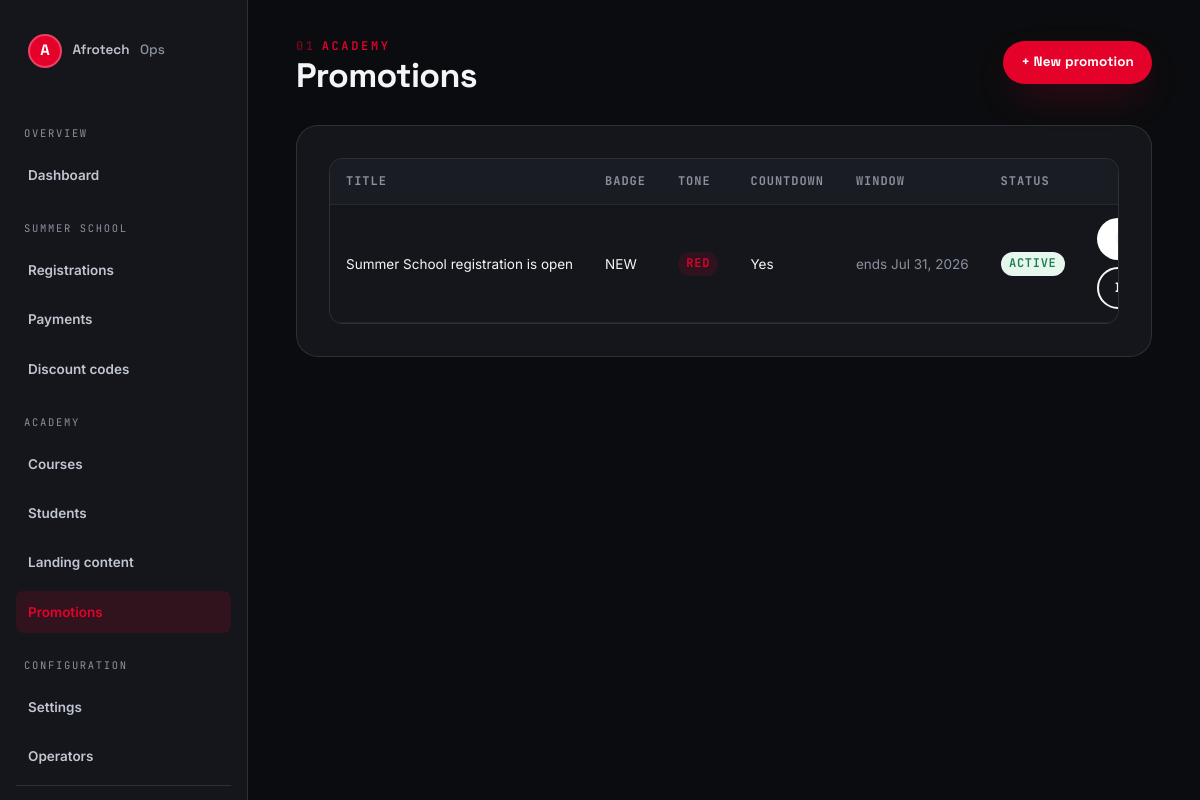
/admin/promotions (signed in), run on the app's committed database.
### tables this page shows
CREATE TABLE IF NOT EXISTS `promotions` (
    `id`         INT UNSIGNED AUTO_INCREMENT PRIMARY KEY,
    `title`      VARCHAR(200) NOT NULL,
    `body`       VARCHAR(400) DEFAULT NULL,
    `badge`      VARCHAR(60)  DEFAULT NULL,
    `cta_label`  VARCHAR(80)  DEFAULT NULL,
    `cta_href`   VARCHAR(300) DEFAULT NULL,
    `tone`       ENUM('red','ink','gold') NOT NULL DEFAULT 'red',
    `show_countdown` TINYINT(1) NOT NULL DEFAULT 0,
    `starts_at`  DATETIME NULL DEFAULT NULL,
    `ends_at`    DATETIME NULL DEFAULT NULL,
    `sort`       INT NOT NULL DEFAULT 0,
    `status`     ENUM('active','paused') NOT NULL DEFAULT 'active',
    `created_at` TIMESTAMP NOT NULL DEFAULT CURRENT_TIMESTAMP,
    KEY `promotions_status` (`status`)
);

### src/core/View.php (called while the page is built, shortened)
<?php
class View {
    public static function render(string $page, array $data = [], string $layout = 'main'): void {
        $pagePath   = AFT_ROOT . '/src/views/' . $page . '.php';
        $defaults = [
            'title'       => AFT_NAME . ' — ' . AFT_TAGLINE,
            'description' => AFT_DESC,
            'bodyClass'   => '',
            'canonical'   => url(current_path()),
            'breadcrumbs' => [],
        ];
        $data = array_merge($defaults, $data);
        extract($data, EXTR_SKIP);
        require $pagePath;
    }
}

### src/core/Controller.php (called while the page is built, shortened)
<?php
class Controller {
    public function view(string $page, array $data = [], string $layout = 'main'): void {
        View::render($page, $data, $layout);
    }
}

### src/controllers/Admin/PromotionsController.php (called while the page is built, shortened)
<?php
class PromotionsController extends \Controller {
    public function index(): void {
        $this->view('admin/promotions/index', [
            'title'      => 'Promotions · ' . AFT_NAME . ' Ops',
            'promotions' => \Promotion::all(),
        ], 'admin');
    }
}

### index.php (called while the page is built, shortened)
<?php
require AFT_ROOT . '/src/core/Helpers.php';
require AFT_ROOT . '/src/core/Database.php';
require AFT_ROOT . '/src/core/View.php';
require AFT_ROOT . '/src/core/Controller.php';
require AFT_ROOT . '/src/core/Router.php';
$router = new Router();
try {
    $path = parse_url($_SERVER['REQUEST_URI'] ?? '/', PHP_URL_PATH) ?: '/';
    $router->dispatch($_SERVER['REQUEST_METHOD'] ?? 'GET', $path);
} catch (Throwable $e) {
    if (AFT_DEBUG) {
        http_response_code(500);
        echo '<pre style="font:12px/1.5 monospace;padding:24px;">';
        echo htmlspecialchars($e->getMessage() . "\n\n" . $e->getTraceAsString());
        echo '</pre>';
    } else {
        error_log('[aft] ' . $e->getMessage() . ' @ ' . $e->getFile() . ':' . $e->getLine());
        try {
            http_response_code(500);
            (new Controller())->view('pages/500', ['title' => 'Something broke'], 'main');
        } catch (Throwable $inner) {
            error_log('[aft/500] ' . $inner->getMessage());
            if (!headers_sent()) header('Content-Type: text/html; charset=utf-8');
            echo '<!doctype html><meta charset="utf-8"><title>Service interrupted</title>'
               . '<style>body{font:16px/1.6 system-ui,sans-serif;padding:48px;max-width:640px;margin:auto;}'
               . 'h1{font-size:28px;}a{color:#E4022B;}</style>'
               . '<h1>The academy is briefly unavailable.</h1>'
               . '<p>We logged this. Try again in a moment, or '
               . '<a href="mailto:reachus@afrostrength.com">email us</a> if it persists.</p>';
        }
    }
} finally {
    if (function_exists('session_status') && session_status() === PHP_SESSION_ACTIVE) {
        @session_write_close();
    }
}

### src/core/Helpers.php (called while the page is built, shortened)
<?php
function e(?string $value): string {
    return htmlspecialchars((string)$value, ENT_QUOTES | ENT_SUBSTITUTE, 'UTF-8');
}
function url(string $path = '/'): string {
    return rtrim(AFT_URL, '/') . '/' . ltrim($path, '/');
}
function date_pretty(?string $iso): string {
    $t = strtotime($iso);
    return $t ? date('M j, Y', $t) : $iso;
}

### src/core/Database.php (called while the page is built, shortened)
<?php
class Database {
    private static ?PDO $pdo = null;
    public static function pdo(): PDO {
        if (self::$pdo) return self::$pdo;
        $cfg = require AFT_ROOT . '/config/database.php';
        $dsn = sprintf(
            'mysql:host=%s;port=%d;dbname=%s;charset=%s',
            $cfg['host'], $cfg['port'], $cfg['name'], $cfg['charset']
        );
        try {
            self::$pdo = new PDO($dsn, $cfg['user'], $cfg['pass'], [
                PDO::ATTR_ERRMODE            => PDO::ERRMODE_EXCEPTION,
                PDO::ATTR_DEFAULT_FETCH_MODE => PDO::FETCH_ASSOC,
                PDO::ATTR_EMULATE_PREPARES   => false,
            ]);
        } catch (PDOException $e) {
            self::$available = false;
            error_log('[aft/db] ' . $e->getMessage());
            throw $e;
        }
        return self::$pdo;
    }
    public static function all(string $sql, array $bindings = []): array {
        $st = self::pdo()->prepare($sql);
        $st->execute($bindings);
        return $st->fetchAll();
    }
}

### src/models/Promotion.php (called while the page is built, shortened)
<?php
class Promotion {
    public static function all(): array {
        try { return Database::all("SELECT * FROM promotions ORDER BY sort ASC, id DESC"); }
        catch (Throwable $e) { return []; }
    }
}

### src/views/admin/promotions/index.php (the view, shortened to what this page needs)
<div class="topbar">
  <div><span class="eyebrow">Academy</span><h1>Promotions</h1></div>
  <a class="btn btn--primary btn--sm" href="<?= e(url('/admin/promotions/new')) ?>">+ New promotion</a>
</div>
<div class="panel">
  <?php if (!$promotions): ?>
    <p class="muted"><?= Database::available() ? 'No promotions yet. The announcement ribbon is hidden until you add one.' : 'Database not connected.' ?></p>
  <?php else: ?>
  <div class="table-wrap"><table class="data">
    <thead><tr><th>Title</th><th>Badge</th><th>Tone</th><th>Countdown</th><th>Window</th><th>Status</th><th></th></tr></thead>
    <tbody>
    <?php foreach ($promotions as $p): ?>
      <tr>
        <td><?= e($p['title']) ?></td>
        <td><?= e($p['badge'] ?: '—') ?></td>
        <td><span class="chip chip--role"><?= e($p['tone']) ?></span></td>
        <td><?= $p['show_countdown'] ? 'Yes' : '—' ?></td>
        <td class="muted"><?= e($p['ends_at'] ? 'ends ' . date_pretty($p['ends_at']) : 'no end') ?></td>
        <td><span class="chip chip--<?= $p['status']==='active'?'confirmed':'unpaid' ?>"><?= e($p['status']) ?></span></td>
        <td class="actions-inline">
          <a class="btn btn--light btn--sm" href="<?= e(url('/admin/promotions/' . $p['id'] . '/edit')) ?>">Edit</a>
          <form method="post" action="<?= e(url('/admin/promotions/' . $p['id'] . '/delete')) ?>" onsubmit="return confirm('Delete?')"><?= Csrf::field() ?><button class="btn btn--ghost btn--sm">Delete</button></form>
        </td>
      </tr>
    <?php endforeach; ?>
    </tbody>
  </table></div>
  <?php endif; ?>
</div>

### src/core/Router.php (shortened to what this page needs)
<?php
class Router {
    private array $routes = ['GET' => [], 'POST' => []];
    public function get(string $pattern, array $handler): void {
        $this->routes['GET'][] = ['pattern' => $pattern, 'handler' => $handler];
    }
    public function post(string $pattern, array $handler): void {
        $this->routes['POST'][] = ['pattern' => $pattern, 'handler' => $handler];
    }
    public function dispatch(string $method, string $path): void {
        $method = strtoupper($method);
        foreach ($this->routes[$method] ?? [] as $route) {
            $regex = $this->compile($route['pattern']);
            if (preg_match($regex, $path, $matches)) {
                array_shift($matches);
                $params = array_filter($matches, 'is_string', ARRAY_FILTER_USE_KEY);
                $this->invoke($route['handler'], array_values($params));
                return;
            }
        }
    }
    private function compile(string $pattern): string {
        $regex = preg_replace_callback('#\{([a-zA-Z_]+)\}#', function ($m) {
            return '(?P<' . $m[1] . '>[a-zA-Z0-9\-\_]+)';
        }, $pattern);
        return '#^' . $regex . '/?$#';
    }
    private function invoke(array $handler, array $args): void {
        [$class, $method] = $handler;
        $instance = new $class();
        call_user_func_array([$instance, $method], $args);
    }
}

### assets/css/tokens.css (style rules this page uses)
:root { --red: #E4022B; --red-hi: #FF1F3D; --red-deep: #A80016; --maroon: #5E0A12; --ink: #0E0E0E; --ink-2: #2A2A2A; --paper: #FBFBFB; --paper-2: #F2F2F3; --card: #FFFFFF; --card-2: #F7F7F8; --txt: #131313; --txt-2: #4A4741; --txt-3: #837D72; --on-red: #FFFFFF; --hair: rgba(14,14,14,0.12); --hair-2: rgba(14,14,14,0.07); --shadow: 0 18px 44px -20px rgba(14,14,14,0.35); --shadow-sm: 0 8px 24px -14px rgba(14,14,14,0.28); --glow: 0 16px 40px -14px rgba(228,2,43,0.45); --ff-display: 'Space Grotesk', 'Montserrat', system-ui, sans-serif; --ff-body: 'Inter', system-ui, -apple-system, 'Segoe UI', sans-serif; --ff-mono: 'JetBrains Mono', 'SFMono-Regular', Consolas, monospace; --fs-d1: clamp(46px, 9vw, 118px); --fs-d2: clamp(32px, 5vw, 62px); --fs-h1: clamp(28px, 4vw, 46px); --fs-h2: clamp(23px, 3vw, 34px); --fs-h3: 20px; --fs-lg: 18px; --fs-md: 15.5px; --fs-sm: 13.5px; --fs-xs: 12px; --sp-1: 4px; --sp-2: 8px; --sp-3: 12px; --sp-4: 16px; --sp-5: 24px; --sp-6: 32px; --sp-7: 40px; --sp-8: 56px; --sp-9: 72px; --sp-10: 96px; --sp-11: 128px; --r-sm: 8px; --r-md: 14px; --r-lg: 22px; --r-xl: 32px; --r-pill: 999px; --wrap: 1180px; --ease: cubic-bezier(0.16, 1, 0.3, 1); --t-fast: 140ms; --t-med: 260ms; --t-slow: 520ms; color-scheme: light; }
:root[data-theme="dark"] { --paper: #0B0C0F; --paper-2: #101217; --card: #14161C; --card-2: #191C23; --txt: #F4F5F7; --txt-2: #C0C5D0; --txt-3: #8A909E; --ink: #F4F5F7; --ink-2: #C0C5D0; --hair: rgba(255,255,255,0.11); --hair-2: rgba(255,255,255,0.06); --shadow: 0 20px 50px -20px rgba(0,0,0,0.7); --shadow-sm: 0 10px 28px -16px rgba(0,0,0,0.6); color-scheme: dark; }

### assets/css/app.css (style rules this page uses)
*, *::before, *::after { box-sizing: border-box; }
* { margin: 0; }
html { -webkit-text-size-adjust: 100%; scroll-behavior: smooth; }
body { font-family: var(--ff-body); font-size: var(--fs-md); line-height: 1.65; color: var(--txt); background: var(--paper); -webkit-font-smoothing: antialiased; text-rendering: optimizeLegibility; min-height: 100vh; display: flex; flex-direction: column; }
a { color: inherit; text-decoration: none; }
button { font: inherit; cursor: pointer; }
h1, h2, h3, h4 { font-family: var(--ff-display); font-weight: 700; line-height: 1.04; letter-spacing: -0.02em; color: var(--ink); }
.muted { color: var(--txt-3); }
.eyebrow { font-family: var(--ff-mono); font-size: var(--fs-xs); letter-spacing: 0.22em; text-transform: uppercase; color: var(--red); font-weight: 600; display: inline-flex; align-items: center; gap: .5em; }
.eyebrow::before { content: "01"; opacity: .5; }
.btn { display: inline-flex; align-items: center; gap: .55em; font-family: var(--ff-display); font-weight: 700; font-size: var(--fs-md); letter-spacing: .01em; padding: 0.85rem 1.5rem; border-radius: var(--r-pill); border: 2px solid transparent; transition: transform var(--t-fast) var(--ease), box-shadow var(--t-med) var(--ease), background var(--t-fast); white-space: nowrap; }
.btn--primary { background: var(--red); color: var(--on-red); box-shadow: var(--glow); }
.btn--ghost { background: transparent; color: var(--ink); border-color: var(--ink); }
.btn--light { background: #fff; color: var(--ink); border-color: var(--hair); }
.table-wrap { overflow-x: auto; border: 1px solid var(--hair); border-radius: var(--r-md); background: var(--card); }
table.data { width: 100%; border-collapse: collapse; font-size: var(--fs-sm); }
table.data th, table.data td { text-align: left; padding: .8rem 1rem; border-bottom: 1px solid var(--hair-2); white-space: nowrap; }
table.data th { font-family: var(--ff-mono); font-size: var(--fs-xs); text-transform: uppercase; letter-spacing: .08em; color: var(--txt-3); background: var(--card-2); }
.chip { display: inline-block; font-family: var(--ff-mono); font-size: var(--fs-xs); padding: .2em .7em; border-radius: var(--r-pill); font-weight: 600; text-transform: uppercase; letter-spacing: .06em; }
.chip--confirmed { background: #e6f7ee; color: #1c7a4d; }
.chip--role { background: color-mix(in srgb, var(--red) 12%, transparent); color: var(--red); }

### assets/css/admin.css (style rules this page uses)
.topbar { display: flex; align-items: center; justify-content: space-between; gap: var(--sp-4); margin-bottom: var(--sp-6); flex-wrap: wrap; }
.topbar h1 { font-size: var(--fs-h2); }
.panel { background: var(--card); border: 1px solid var(--hair); border-radius: var(--r-lg); padding: var(--sp-6); margin-bottom: var(--sp-5); }
.btn--sm { padding: .5rem 1rem; font-size: var(--fs-sm); }
.actions-inline { display: flex; gap: .4rem; flex-wrap: wrap; }
.actions-inline form { display: inline; }

### data on the page
promotions: title "Summer School registration is open", badge "NEW", tone "RED", show_countdown "Yes", ends_at "ends Jul 31, 2026", status "ACTIVE"

### other printed values
$group "OVERVIEW"
$label "Dashboard"
$group "SUMMER SCHOOL"
$label "Registrations"
$label "Payments"
$label "Discount codes"
$group "ACADEMY"
$label "Courses"
$label "Students"
$label "Landing content"
$label "Promotions"
$group "CONFIGURATION"
$label "Settings"
$label "Operators"
